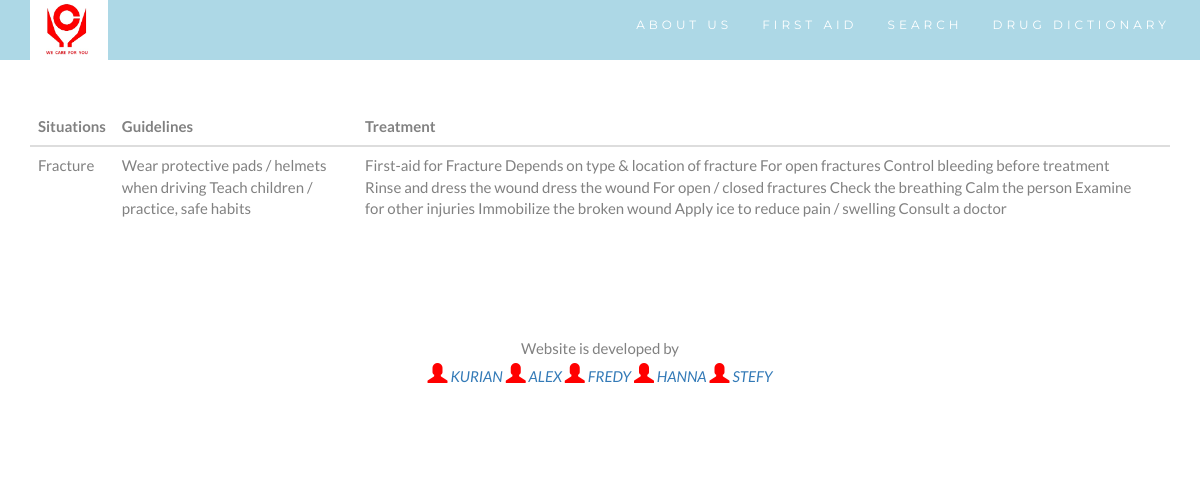
Screenshot of /firstaid_display/8/ with the database file from the repository.
### firstaid/models.py (models this page shows, shortened)
class Upload(models.Model):
	situations= models.CharField(max_length=20)
	guidelines=models.TextField()
	treatment=models.TextField()

### firstaid/views.py (the view)
# urls.py: url(r'^firstaid_display/(?P<id>[0-9].*)/$',firstaid_display,name='firstaid_display'),
def firstaid_display(request,id):
	context={
		'data':Upload.objects.get(id=id)
	}
	return render(request,'firstaid_display.html',context)

### templates/firstaid_display.html (shortened to what this page needs)
{% extends 'base.html' %}
{% load static %}
{% block container %}
<br>
<br>
<br>
<div class="container">
	<section class="stocks">
		<table class="table">
			<thead>
				<tr>
					<th>Situations</th>
					<th>Guidelines</th>
					<th>Treatment</th>
					<th></th>
				</tr>
			</thead>
			<tbody>
				<tr>
					<td>{{data.situations}}</td>
					<td>{{data.guidelines}}</td>
					<td>{{data.treatment}}</td>
				</tr>
			</tbody>
		</table>
	</section>
</div>
{% endblock %}

### static/css/style.css (style rules this page uses)
body { font: 400 15px Lato, sans-serif; line-height: 1.8; color: #818181; }

### rows the page displays
Upload: situations "Fracture", guidelines "Wear protective pads / helmets when driving Teach children / practice, safe habits", treatment "First-aid for Fracture Depends on type & location of fracture For open fractures Control bleeding before treatment Rinse and dress the wound dress the wound For open / closed fractures Check the breathing Calm the person Examine for other injuries Immobilize the broken wound Apply ice to reduce pain / swelling Consult a doctor"
